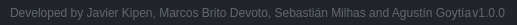
              <widget class="QFrame" name="frame_grip">
               <property name="minimumSize">
                <size>
                 <width>0</width>
                 <height>25</height>
                </size>
               </property>
               <property name="maximumSize">
                <size>
                 <width>16777215</width>
                 <height>25</height>
                </size>
               </property>
               <property name="styleSheet">
                <string notr="true">background-color: rgb(33, 37, 43);</string>
               </property>
               <property name="frameShape">
                <enum>QFrame::NoFrame</enum>
               </property>
               <property name="frameShadow">
                <enum>QFrame::Raised</enum>
               </property>
               <layout class="QHBoxLayout" name="horizontalLayout_6">
                <property name="spacing">
                 <number>0</number>
                </property>
                <property name="leftMargin">
                 <number>0</number>
                </property>
                <property name="topMargin">
                 <number>0</number>
                </property>
                <property name="rightMargin">
                 <number>2</number>
                </property>
                <property name="bottomMargin">
                 <number>0</number>
                </property>
                <item>
                 <widget class="QFrame" name="frame_label_bottom">
                  <property name="frameShape">
                   <enum>QFrame::NoFrame</enum>
                  </property>
                  <property name="frameShadow">
                   <enum>QFrame::Raised</enum>
                  </property>
                  <layout class="QHBoxLayout" name="horizontalLayout_7">
                   <property name="spacing">
                    <number>0</number>
                   </property>
                   <property name="leftMargin">
                    <number>10</number>
                   </property>
                   <property name="topMargin">
                    <number>0</number>
                   </property>
                   <property name="rightMargin">
                    <number>10</number>
                   </property>
                   <property name="bottomMargin">
                    <number>0</number>
                   </property>
                   <item>
                    <widget class="QLabel" name="label_credits">
                     <property name="font">
                      <font>
                       <family>Segoe UI</family>
                      </font>
                     </property>
                     <property name="styleSheet">
                      <string notr="true">color: rgb(98, 103, 111);</string>
                     </property>
                     <property name="text">
                      <string>Developed by Javier Kipen, Marcos Brito Devoto, Sebastián Milhas and Agustín Goytía</string>
                     </property>
                    </widget>
                   </item>
                   <item>
                    <widget class="QLabel" name="label_version">
                     <property name="maximumSize">
                      <size>
                       <width>100</width>
                       <height>16777215</height>
                      </size>
                     </property>
                     <property name="font">
                      <font>
                       <family>Segoe UI</family>
                      </font>
                     </property>
                     <property name="styleSheet">
                      <string notr="true">color: rgb(98, 103, 111);</string>
                     </property>
                     <property name="text">
                      <string>v1.0.0</string>
                     </property>
                     <property name="alignment">
                      <set>Qt::AlignRight|Qt::AlignTrailing|Qt::AlignVCenter</set>
                     </property>
                    </widget>
                   </item>
                  </layout>
                 </widget>
                </item>
                <item>
                 <widget class="QFrame" name="frame_size_grip">
                  <property name="maximumSize">
                   <size>
                    <width>20</width>
                    <height>20</height>
                   </size>
                  </property>
                  <property name="styleSheet">
                   <string notr="true">QSizeGrip {
	background-image: url(:/16x16/icons/16x16/cil-size-grip.png);
	background-position: center;
	background-repeat: no-reperat;
}</string>
                  </property>
                  <property name="frameShape">
                   <enum>QFrame::NoFrame</enum>
                  </property>
                  <property name="frameShadow">
                   <enum>QFrame::Raised</enum>
                  </property>
                 </widget>
                </item>
               </layout>
              </widget>
